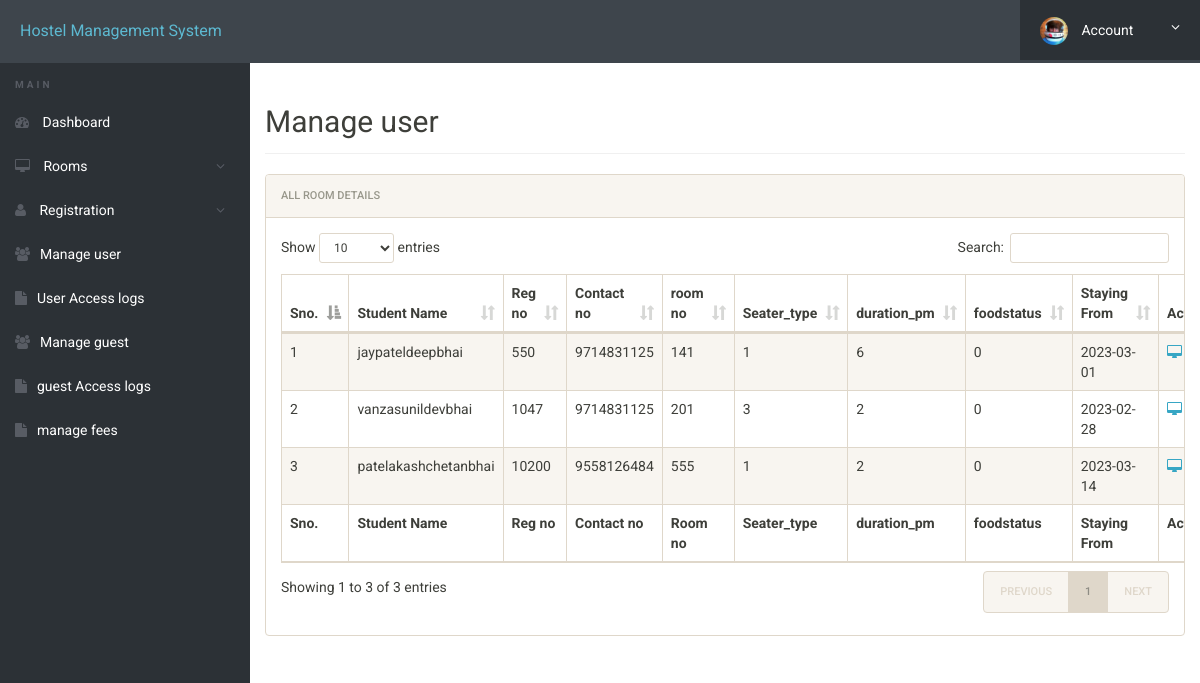
The app's page /admin/manage-students.php (signed in) with its own data.
### tables this page shows
CREATE TABLE `user_booking` (
  `id` int(11) NOT NULL,
  `roomno` int(11) NOT NULL,
  `seater_type` varchar(50) NOT NULL,
  `feespm` int(11) NOT NULL,
  `foodstatus` int(11) NOT NULL,
  `stayfrom` date NOT NULL,
  `duration` int(11) NOT NULL,
  `regno` int(11) NOT NULL,
  `firstName` varchar(500) NOT NULL,
  `middleName` varchar(500) NOT NULL,
  `lastName` varchar(500) NOT NULL,
  `gender` varchar(250) NOT NULL,
  `contactno` bigint(11) NOT NULL,
  `emailid` varchar(500) NOT NULL,
  `egycontactno` bigint(11) NOT NULL,
  `guardianName` varchar(500) NOT NULL,
  `guardianRelation` varchar(500) NOT NULL,
  `guardianContactno` bigint(11) NOT NULL,
  `corresAddress` varchar(500) NOT NULL,
  `corresCIty` varchar(500) NOT NULL,
  `corresState` varchar(500) NOT NULL,
  `corresPincode` int(11) NOT NULL,
  `pmntAddress` varchar(500) NOT NULL,
  `pmntCity` varchar(500) NOT NULL,
  `pmnatetState` varchar(500) NOT NULL,
  `pmntPincode` int(11) NOT NULL,
  `postingDate` timestamp NOT NULL DEFAULT current_timestamp(),
  `updationDate` varchar(500) NOT NULL
);

### admin/manage-students.php (the view, shortened to what this page needs)
<?php
include('includes/config.php');
?>
<!doctype html>
<html lang="en" class="no-js">
<head>
	<link rel="stylesheet" href="css/font-awesome.min.css">
	<link rel="stylesheet" href="css/bootstrap.min.css">
	<link rel="stylesheet" href="css/dataTables.bootstrap.min.css">
	<link rel="stylesheet" href="css/bootstrap-social.css">
	<link rel="stylesheet" href="css/bootstrap-select.css">
	<link rel="stylesheet" href="css/fileinput.min.css">
	<link rel="stylesheet" href="css/awesome-bootstrap-checkbox.css">
	<link rel="stylesheet" href="css/style.css">
</head>
<body>
	<?php include('includes/header.php');?>
	<div class="ts-main-content">
			<?php include('includes/sidebar.php');?>
		<div class="content-wrapper">
			<div class="container-fluid">
				<div class="row">
					<div class="col-md-12">
						<h2 class="page-title">Manage user</h2>
						<div class="panel panel-default">
							<div class="panel-heading">All Room Details</div>
							<div class="panel-body">
								<table id="zctb" class="display table table-striped table-bordered table-hover" cellspacing="0" width="100%">
									<thead>
										<tr>
											<th>Sno.</th>
											<th>Student Name</th>
											<th>Reg no</th>
											<th>Contact no </th>
											<th>room no  </th>
											<th>Seater_type </th>
											<th>duration_pm </th>
											<th>foodstatus</th>
											<th>Staying From </th>
											<th>Action</th>
										</tr>
									</thead>
									<tfoot>
										<tr>
											<th>Sno.</th>
											<th>Student Name</th>
											<th>Reg no</th>
											<th>Contact no </th>
											<th>Room no  </th>
											<th>Seater_type </th>
											<th>duration_pm</th>
											<th>foodstatus</th>
											<th>Staying From </th>
											<th>Action</th>
										</tr>
									</tfoot>
									<tbody>
<?php
$ret="select * from user_booking";
$stmt= $mysqli->prepare($ret) ;
$stmt->execute() ;
$res=$stmt->get_result();
$cnt=1;
while($row=$res->fetch_object())
	  {
	  	?>
<tr><td><?php echo $cnt;;?></td>
<td><?php echo $row->firstName;?><?php echo $row->middleName;?><?php echo $row->lastName;?></td>
<td><?php echo $row->regno;?></td>
<td><?php echo $row->contactno;?></td>
<td><?php echo $row->roomno;?></td>
<td><?php echo $row->seater_type;?></td>
<td><?php echo $row->duration;?></td>
<td><?php echo $row->foodstatus;?></td>
<td><?php echo $row->stayfrom;?></td>
<td>
<a href="javascript:void(0);"  onClick="popUpWindow('http://localhost/ak/hostel/admin/full-profile.php?id=<?php echo $row->id;?>');" title="View Full Details"><i class="fa fa-desktop"></i></a>&nbsp;&nbsp
<a href="manage-students.php?del=<?php echo $row->id;?>" title="Delete Record" onclick="return confirm("Do you want to delete");"><i class="fa fa-close"></i></a></td>
										</tr>
									<?php
$cnt=$cnt+1;
									 } ?>
									</tbody>
								</table>
							</div>
						</div>
					</div>
				</div>
			</div>
		</div>
	</div>
</body>
</html>

### admin/css/style.css (style rules this page uses)
html { font-size: 14px; }
@media only screen and (min-width: 480px) { html { font-size: 17px; } }
@media only screen and (min-width: 768px) { html { font-size: 14px; } }
body { font-size: 1em; }
a { color: #37a6c4; }
.panel { overflow: hidden; }
.page-title { padding-bottom: 15px; margin-bottom: 20px; border-bottom: 1px solid #f0f0f0; }
.ts-main-content .content-wrapper { padding-top: 15px; margin-top: 10px; }
@media only screen and (min-width: 992px) { .ts-main-content .content-wrapper { margin-left: 250px; } }

### records on screen
user_booking: firstName "jay", middleName "patel", lastName "deepbhai", regno "550", contactno "9714831125", roomno "141", seater_type "1", duration "6", foodstatus "0", stayfrom "2023-03-01"
user_booking: firstName "vanza", middleName "sunil", lastName "devbhai", regno "1047", contactno "9714831125", roomno "201", seater_type "3", duration "2", foodstatus "0", stayfrom "2023-02-28"
user_booking: firstName "patel", middleName "akash", lastName "chetanbhai", regno "10200", contactno "9558126484", roomno "555", seater_type "1", duration "2", foodstatus "0", stayfrom "2023-03-14"
